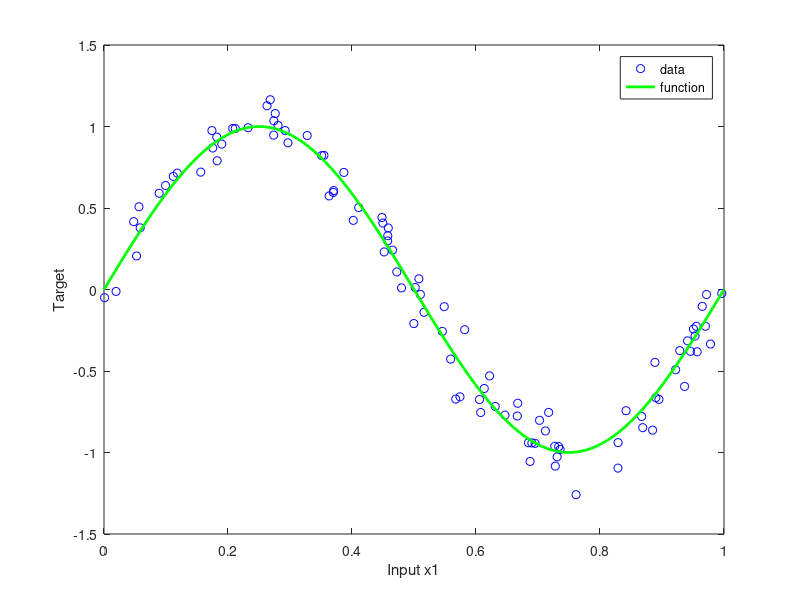

Source code (MATLAB): (Note: this script raises an error after producing the figure.)
%DEMGPARD Demonstrate ARD using a Gaussian Process.
%
%	Description
%	The data consists of three input variables X1, X2 and X3, and one
%	target variable  T. The  target data is generated by computing
%	SIN(2*PI*X1) and adding Gaussian  noise, x2 is a copy of x1 with a
%	higher level of added noise, and x3 is sampled randomly from a
%	Gaussian distribution. A Gaussian Process, is trained by optimising
%	the hyperparameters  using the scaled conjugate gradient algorithm.
%	The final values of the hyperparameters show that the designl
%	successfully identifies the importance of each input.
%
%	See also
%	DEMGP, GP, GPERR, GPFWD, GPGRAD, GPINIT, SCG
%

%	Copyright (c) Ian T Nabney (1996-2001)

clc;
randn('state', 1729);
rand('state', 1729);
disp('This demonstration illustrates the technique of automatic relevance')
disp('determination (ARD) using a Gaussian Process.')
disp(' ');
disp('First, we set up a synthetic data set involving three input variables:')
disp('x1 is sampled uniformly from the range (0,1) and has a low level of')
disp('added Gaussian noise, x2 is a copy of x1 with a higher level of added')
disp('noise, and x3 is sampled randomly from a Gaussian distribution. The')
disp('single target variable is given by t = sin(2*pi*x1) with additive')
disp('Gaussian noise. Thus x1 is very relevant for determining the target')
disp('value, x2 is of some relevance, while x3 should in principle be')
disp('irrelevant.')
disp(' ');
disp('Press any key to see a plot of t against x1.')
pause;

ndata = 100;
x1 = rand(ndata, 1);
x2 = x1 + 0.05*randn(ndata, 1);
x3 = 0.5 + 0.5*randn(ndata, 1);
x = [x1, x2, x3];
t = sin(2*pi*x1) + 0.1*randn(ndata, 1);

% Plot the data and the original function.
h = figure;
plotvals = linspace(0, 1, 200)';
plot(x1, t, 'ob')
hold on
xlabel('Input x1')
ylabel('Target')
axis([0 1 -1.5 1.5])
[fx, fy] = fplot('sin(2*pi*x)', [0 1]);
plot(fx, fy, '-g', 'LineWidth', 2);
legend('data', 'function');

disp(' ');
disp('Press any key to continue')
pause; clc;

disp('The Gaussian Process has a separate hyperparameter for each input.')
disp('The hyperparameters are trained by error minimisation using the scaled.')
disp('conjugate gradient optimiser.')
disp(' ');
disp('Press any key to create and train the designl.')
disp(' ');
pause;

net = gp(3, 'sqexp');
% Initialise the parameters.
prior.pr_mean = 0;
prior.pr_var = 0.1;
net = gpinit(net, x, t, prior);

% Now train to find the hyperparameters.
options = foptions;
options(1) = 1;
options(14) = 30;

[net, options] = netopt(net, options, x, t, 'scg');

rel = exp(net.inweights);

fprintf(1, ...
  '\nFinal hyperparameters:\n\n  bias:\t\t%10.6f\n  noise:\t%10.6f\n', ...
  exp(net.bias), exp(net.noise));
fprintf(1, '  Vertical scale: %8.6f\n', exp(net.fpar(1)));
fprintf(1, '  Input 1:\t%10.6f\n  Input 2:\t%10.6f\n', ...
  rel(1), rel(2));
fprintf(1, '  Input 3:\t%10.6f\n\n', rel(3));
disp(' ');
disp('We see that the inverse lengthscale associated with')
disp('input x1 is large, that of x2 has an intermediate value and the variance')
disp('of weights associated with x3 is small.')
disp(' ');
disp('This implies that the Gaussian Process is giving greatest emphasis')
disp('to x1 and least emphasis to x3, with intermediate emphasis on')
disp('x2 in the covariance function.')
disp(' ')
disp('Since the target t is statistically independent of x3 we might')
disp('expect the weights associated with this input would go to')
disp('zero. However, for any finite data set there may be some chance')
disp('correlation between x3 and t, and so the corresponding hyperparameter remains')
disp('finite.')
disp('Press any key to continue.')
pause

disp('Finally, we plot the output of the Gaussian Process along the line')
disp('x1 = x2 = x3, together with the true underlying function.')
xt = linspace(0, 1, 50);
xtest = [xt', xt', xt'];

cn = gpcovar(net, x);
cninv = inv(cn);
[ytest, sigsq] = gpfwd(net, xtest, cninv);
sig = sqrt(sigsq);

figure(h); hold on;
plot(xt, ytest, '-k');
plot(xt, ytest+(2*sig), '-b', xt, ytest-(2*sig), '-b');
axis([0 1 -1.5 1.5]);
fplot('sin(2*pi*x)', [0 1], '--m');

disp(' ');
disp('Press any key to end.')
pause; clc; close(h); clear all

